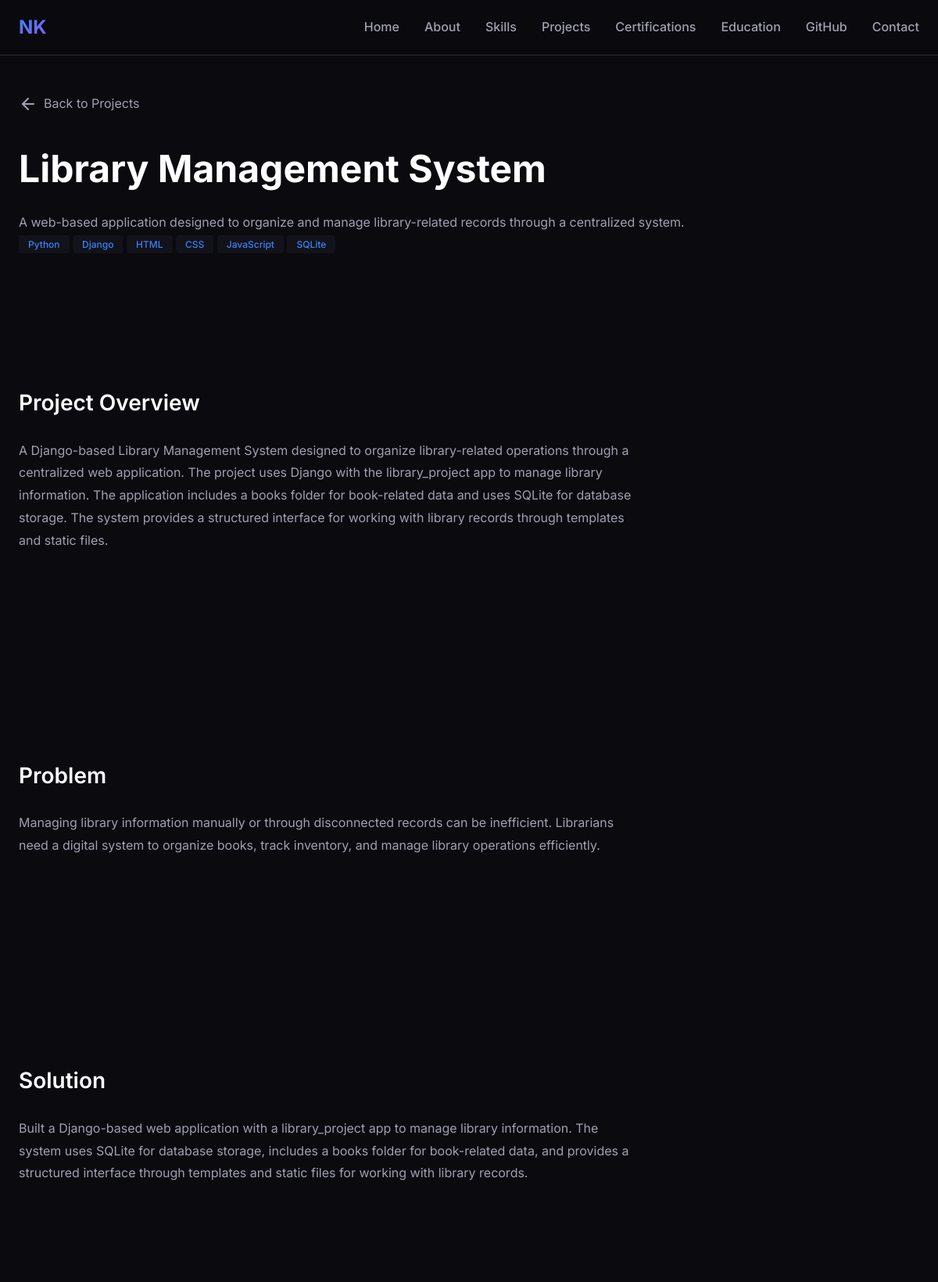
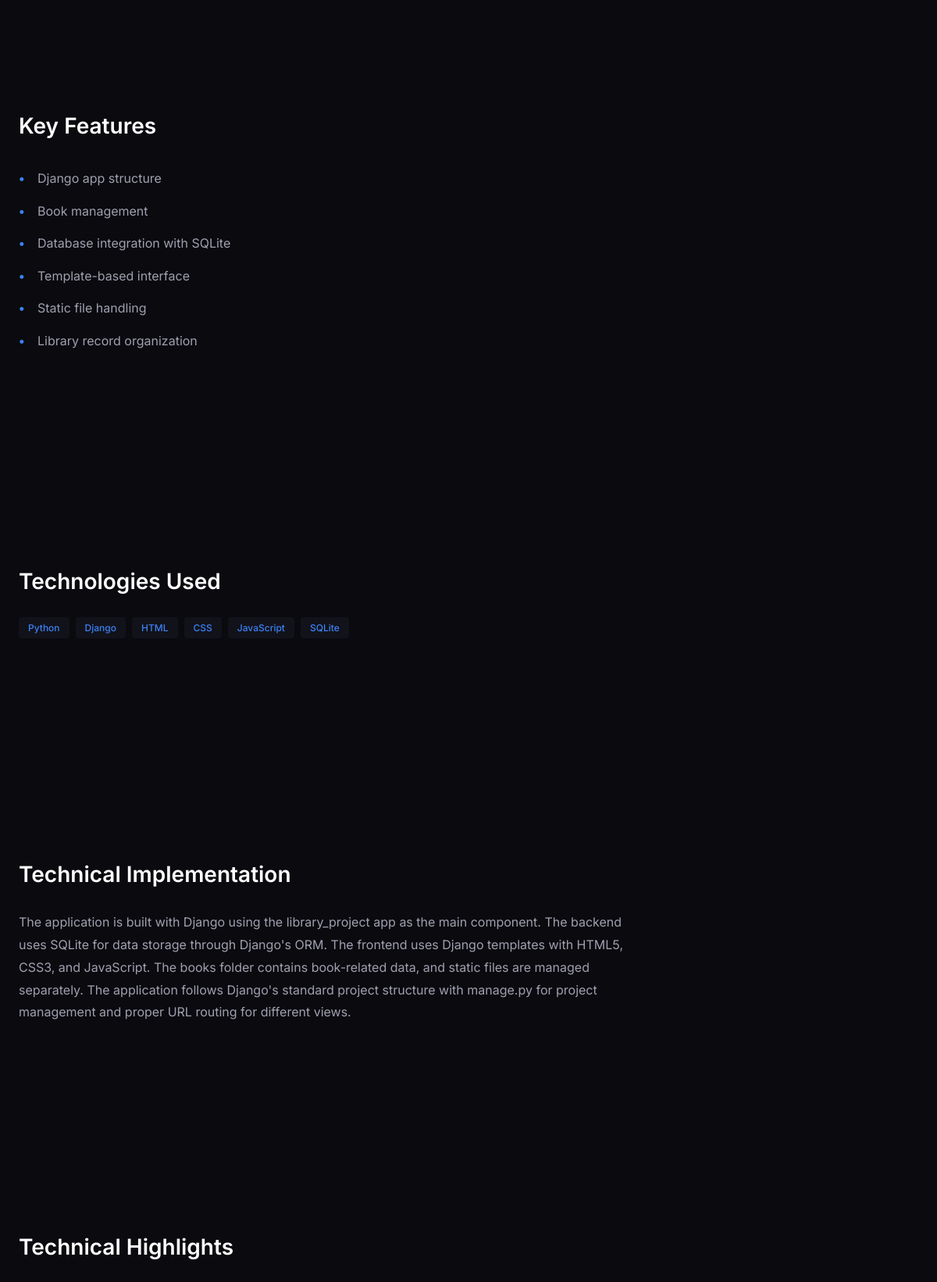
Screenshot of /project/library-management-system/ (upper part) with the database file from the repository (2 pictures, top to bottom).
### core/models.py (models this page shows, shortened)
class Project(models.Model):
    title = models.CharField(max_length=200)
    slug = models.SlugField(unique=True, blank=True)
    description = models.TextField()
    detailed_description = models.TextField(blank=True)
    technologies = models.CharField(max_length=500, help_text="Comma-separated list of technologies")
    features = models.TextField(blank=True, help_text="Comma-separated list of key features")
    github_repository = models.CharField(max_length=200, blank=True, help_text="GitHub repository name (e.g., e_learning_site)")
    github_url = models.URLField(blank=True, null=True)
    live_url = models.URLField(blank=True, null=True)
    image = models.ImageField(upload_to='projects/', blank=True, null=True)
    featured = models.BooleanField(default=False)
    order = models.IntegerField(default=0)
    created_at = models.DateTimeField(auto_now_add=True)
    updated_at = models.DateTimeField(auto_now=True)
    class Meta:
        ordering = ['-featured', 'order', '-created_at']
    def get_technologies_list(self):
        return [tech.strip() for tech in self.technologies.split(',') if tech.strip()]
    def get_features_list(self):
        return [feature.strip() for feature in self.features.split(',') if feature.strip()]

### core/views.py (the view)
# urls.py: path('project/<slug:slug>/', views.project_detail, name='project_detail'),
def project_detail(request, slug):
    project = get_object_or_404(Project, slug=slug)
    if project.github_repository and not project.github_url:
        github_username = getattr(settings, 'GITHUB_USERNAME', '')
        if github_username:
            project.github_url = f'https://github.com/{github_username}/{project.github_repository}'
    context = {
        'project': project,
        'github_url': getattr(settings, 'GITHUB_URL', ''),
        'github_username': getattr(settings, 'GITHUB_USERNAME', ''),
        'linkedin_url': getattr(settings, 'LINKEDIN_URL', ''),
        'contact_email': getattr(settings, 'CONTACT_EMAIL', ''),
    }
    return render(request, 'project_detail.html', context)

### core/context_processors.py (called while the page is built)
def social_links(request):
    return {
        'github_url': getattr(settings, 'GITHUB_URL', ''),
        'github_username': getattr(settings, 'GITHUB_USERNAME', ''),
        'linkedin_url': getattr(settings, 'LINKEDIN_URL', ''),
        'contact_email': getattr(settings, 'CONTACT_EMAIL', ''),
    }

### templates/project_detail.html (shortened to what this page needs)
{% extends 'base.html' %}
{% block content %}
<section class="project-detail-section">
    <div class="container">
        <a href="#projects" class="back-link" onclick="goBackToProjects(event)">
            <i data-lucide="arrow-left"></i> Back to Projects
        </a>
        <div class="project-detail-header">
            <h1 class="project-detail-title">{{ project.title }}</h1>
            <p class="project-detail-description">{{ project.description }}</p>
            <div class="project-detail-technologies">
                {% for tech in project.get_technologies_list %}
                <span class="tech-tag">{{ tech }}</span>
                {% endfor %}
            </div>
        </div>
        <div class="project-detail-content">
            <div class="project-detail-section">
                <h2>Project Overview</h2>
                <p>{{ project.detailed_description|default:project.description }}</p>
            </div>
            <div class="project-detail-section">
                <h2>Problem</h2>
                {% if project.title == 'E-Learning Platform' %}
                <p>Managing courses, learning materials and user access across separate systems can make online learning difficult to organize.</p>
                {% elif project.title == 'Malware Intelligence Using CSV Files' %}
                <p>Identifying potentially malicious applications can involve analyzing a large number of application-related features. Manual analysis can be difficult to scale, creating an opportunity to explore machine-learning-based classification.</p>
                {% elif project.title == 'Library Management System' %}
                <p>Managing library information manually or through disconnected records can be inefficient. Librarians need a digital system to organize books, track inventory, and manage library operations efficiently.</p>
                {% elif project.title == 'Student Management System' %}
                <p>Manually maintaining student information and grades can be time-consuming and error-prone. Educational institutions need a structured digital solution to organize student records and track academic performance.</p>
                {% elif project.title == 'Quiz Competition' %}
                <p>Creating and administering quizzes manually can be cumbersome. There is a need for an interactive digital platform that allows quiz creation, administration, and automated scoring with detailed result analysis.</p>
                {% else %}
                <p>This project addresses the need for efficient and practical solutions in its domain. The implementation focuses on solving real-world challenges through systematic development and testing.</p>
                {% endif %}
            </div>
            <div class="project-detail-section">
                <h2>Solution</h2>
                {% if project.title == 'E-Learning Platform' %}
                <p>A centralized web application for managing and accessing learning content through a structured learning platform.</p>
                {% elif project.title == 'Library Management System' %}
                <p>Built a Django-based web application with a library_project app to manage library information. The system uses SQLite for database storage, includes a books folder for book-related data, and provides a structured interface through templates and static files for working with library records.</p>
                {% else %}
                <p>The application provides a comprehensive solution through well-architected code, user-friendly interfaces, and robust functionality. The approach emphasizes maintainability and scalability.</p>
                {% endif %}
            </div>
            <div class="project-detail-section">
                <h2>Key Features</h2>
                <ul class="project-features-list">
                    {% for feature in project.get_features_list %}
                    <li>{{ feature }}</li>
                    {% empty %}
                    <li>Features will be updated soon.</li>
                    {% endfor %}
                </ul>
            </div>
            <div class="project-detail-section">
                <h2>Technologies Used</h2>
                <div class="project-technologies">
                    {% for tech in project.get_technologies_list %}
                    <span class="tech-tag">{{ tech }}</span>
                    {% endfor %}
                </div>
            </div>
            <div class="project-detail-section">
                <h2>Technical Implementation</h2>
                {% if project.title == 'E-Learning Platform' %}
                <p>The project uses Django with multiple apps (learnapp, learnproject, secondapp) to handle different aspects of the learning system. The backend uses SQLite for data persistence. The frontend is built with Django templates, HTML5, CSS3, and JavaScript. Static files are managed through the static directory, and course files are stored in the media/course_files directory. The application follows Django's MVT (Model-View-Template) architecture for organized code structure.</p>
                {% elif project.title == 'Library Management System' %}
                <p>The application is built with Django using the library_project app as the main component. The backend uses SQLite for data storage through Django's ORM. The frontend uses Django templates with HTML5, CSS3, and JavaScript. The books folder contains book-related data, and static files are managed separately. The application follows Django's standard project structure with manage.py for project management and proper URL routing for different views.</p>
                {% else %}
                <p>The application follows a structured architecture with proper separation of concerns. Backend logic handles data processing and business rules, while the frontend provides an intuitive user interface. Database integration ensures efficient data storage and retrieval.</p>
                {% endif %}
            </div>
            <div class="project-detail-section">
                <h2>Technical Highlights</h2>
            </div>
        </div>
    </div>
</section>
{% endblock %}

### static/css/style.css (style rules this page uses)
:root { --bg-primary: #0a0a0f; --bg-secondary: #12121a; --bg-tertiary: #1a1a25; --text-primary: #ffffff; --text-secondary: #a0a0b0; --text-muted: #6b6b7b; --accent-primary: #3b82f6; --accent-secondary: #8b5cf6; --accent-gradient: linear-gradient(135deg, #3b82f6 0%, #8b5cf6 100%); --border-color: #2a2a35; --success: #10b981; --error: #ef4444; --shadow-sm: 0 2px 4px rgba(0, 0, 0, 0.3); --shadow-md: 0 4px 6px rgba(0, 0, 0, 0.4); --shadow-lg: 0 10px 25px rgba(0, 0, 0, 0.5); --transition: all 0.3s ease; --font-family: 'Inter', -apple-system, BlinkMacSystemFont, 'Segoe UI', Roboto, sans-serif; --spacing-unit: 8px; }
* { margin: 0; padding: 0; box-sizing: border-box; }
html { scroll-behavior: smooth; }
body { font-family: var(--font-family); background-color: var(--bg-primary); color: var(--text-primary); line-height: 1.6; overflow-x: hidden; }
a { color: var(--accent-primary); text-decoration: none; transition: var(--transition); }
ul { list-style: none; }
.container { max-width: 1200px; margin: 0 auto; padding: 0 24px; }
.project-technologies { display: flex; flex-wrap: wrap; gap: 8px; margin-bottom: 16px; }
.tech-tag { padding: 4px 12px; background-color: var(--bg-secondary); border-radius: 4px; font-size: 12px; font-weight: 500; color: var(--accent-primary); }
.project-detail-section { padding: 120px 0 96px; }
.back-link { display: inline-flex; align-items: center; gap: 8px; color: var(--text-secondary); margin-bottom: 32px; transition: var(--transition); }
.project-detail-header { margin-bottom: 48px; }
.project-detail-title { font-size: 48px; font-weight: 700; margin-bottom: 16px; }
.project-detail-description { font-size: 20px; color: var(--text-secondary); line-height: 1.6; }
.project-detail-content { max-width: 800px; }
.project-detail-section { margin-bottom: 48px; }
.project-detail-section h2 { font-size: 28px; font-weight: 600; margin-bottom: 24px; }
.project-detail-section p { color: var(--text-secondary); line-height: 1.8; font-size: 16px; }
.project-features-list { list-style: none; padding-left: 0; }
.project-features-list li { color: var(--text-secondary); padding: 8px 0; padding-left: 24px; position: relative; }
.project-features-list li::before { content: '•'; position: absolute; left: 0; color: var(--accent-primary); font-weight: bold; }

### rows the page displays
Project: title "Library Management System", description "A web-based application designed to organize and manage library-related records through a centralized system.", detailed_description "A Django-based Library Management System designed to organize library-related operations through a centralized web application. The project uses Django with the library_project app to manage library information. The application includes a books folder for book-related data and uses SQLite for database storage. The system provides a structured interface for working with library records through templates and static files."

### other values shown
{{ tech }} "Python" "Django" "HTML" "CSS" "JavaScript" "SQLite"
{{ feature }} "Django app structure" "Book management" "Database integration with SQLite" "Template-based interface" "Static file handling" "Library record organization"
